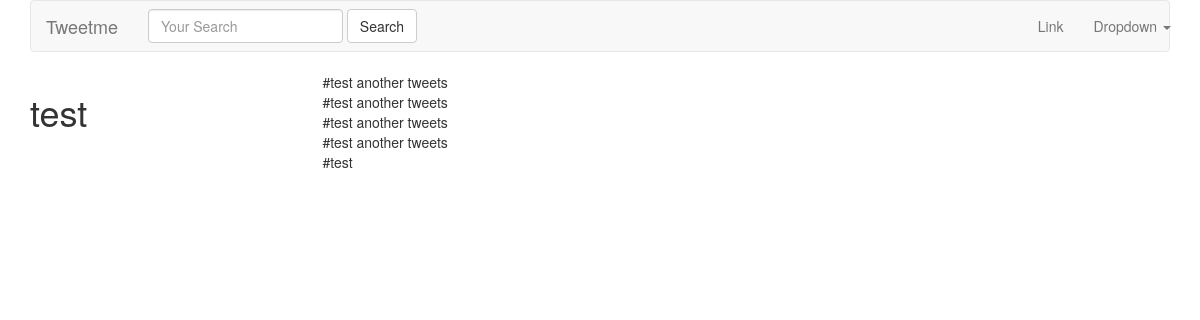
Page /tags/test/ on the earlier database version.
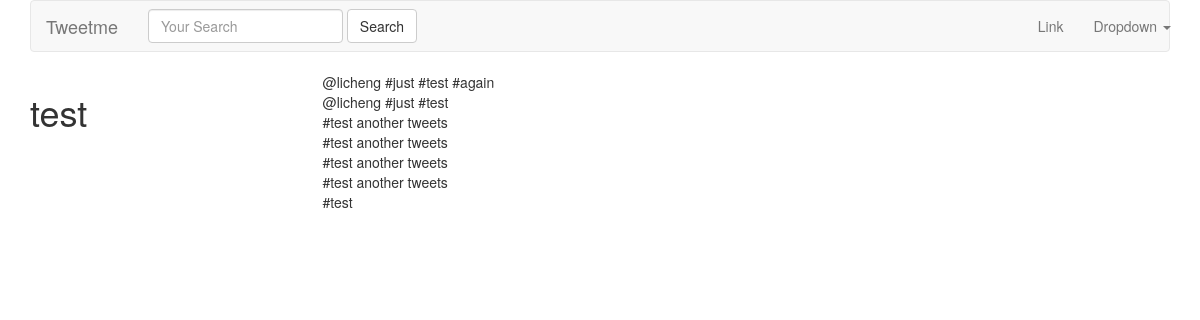
Same page on the later database version.
### hashtags/models.py (models this page shows, shortened)
class HashTag(models.Model):
    tag = models.CharField(max_length=120)
    timestamp = models.DateTimeField(auto_now_add=True)
    def get_tweets(self):
        return Tweet.objects.filter(content__icontains="#" + self.tag)

### tweets/models.py (models this page shows, shortened)
class Tweet(models.Model):
    parent    = models.ForeignKey("self", blank=True, null=True)
    user      = models.ForeignKey(settings.AUTH_USER_MODEL)
    content   = models.CharField(max_length=140,validators=[validate_content])
    liked     = models.ManyToManyField(settings.AUTH_USER_MODEL, blank=True,related_name='liked')
    timestamp = models.DateTimeField(auto_now_add=True)
    updated   = models.DateTimeField(auto_now=True)
    objects = TweetManager()
    class Meta:
        ordering = ['-timestamp']

### hashtags/views.py (the view)
# urls.py: url(r'^tags/(?P<hashtag>.*)/$', HashTagView.as_view(), name='hashtag'),
class HashTagView(View):
    def get(self, request,hashtag,*args,**kwargs):
        obj,created = HashTag.objects.get_or_create(tag=hashtag)
        return render(request, 'hashtags/tag_view.html',{"obj":obj})

### hashtags/templates/hashtags/tag_view.html
{% extends "base.html" %}
{% block content %}
    <div class='row'>
        <div class='col-sm-3 col-xs-12'>
        <h1>{{ obj.tag }}</h1>
        </div>
        <div class='col-sm-9 '>
          {% for tweet in obj.get_tweets %}
          {{ tweet.content }} <br/>
          {% endfor %}
        </div>
    </div>
{% endblock content %}

### templates/base.html (shortened to what this page needs)
{% load static %}
<html lang="en">
  <head>
    <link href="{% static 'css/bootstrap.min.css' %}" rel="stylesheet">
  </head>
  <body>
    <div class='container'>
      {% include "navbar.html" %}
      {% block content %}
      {% endblock content %}
    </div>
  </body>
</html>

### templates/navbar.html (shortened to what this page needs)
<nav class="navbar navbar-default">
  <div class="container">
    <div class="navbar-header">
      <a class="navbar-brand" href="{% url 'home' %}">Tweetme</a>
    </div>
    <div class="collapse navbar-collapse" id="bs-example-navbar-collapse-1">
      {% include "tweets/search_form.html" %}
      <ul class="nav navbar-nav navbar-right">
        <li><a href="#">Link</a></li>
        <li class="dropdown">
          <a href="#" class="dropdown-toggle" data-toggle="dropdown" role="button" aria-haspopup="true" aria-expanded="false">Dropdown <span class="caret"></span></a>
        </li>
      </ul>
    </div>
  </div>
</nav>

### tweets/templates/tweets/search_form.html
<form id='navbar-search-form' class="navbar-form navbar-left" method="GET" action='{% url "tweet:list" %}'>
    <div class="form-group">
        <input class="form-control" type='text' name='q' placeholder="Your Search" value='{{ request.GET.q}}'/>
    </div>
    <input class="btn btn-default" type="submit" value="Search"/>
</form>

Differences in the rows shown:
added Tweet: content "@licheng #just #test #again"
added Tweet: content "@licheng #just #test"
